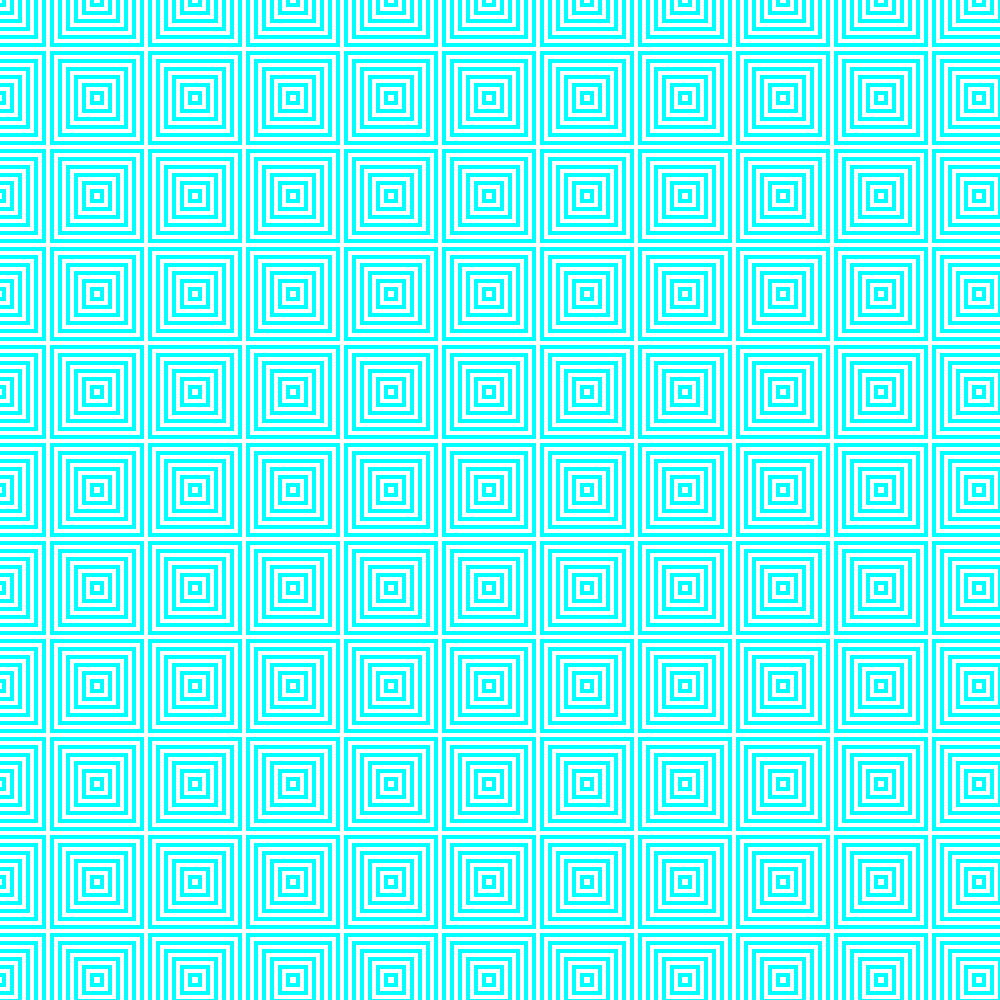
Frame 1 (no input)
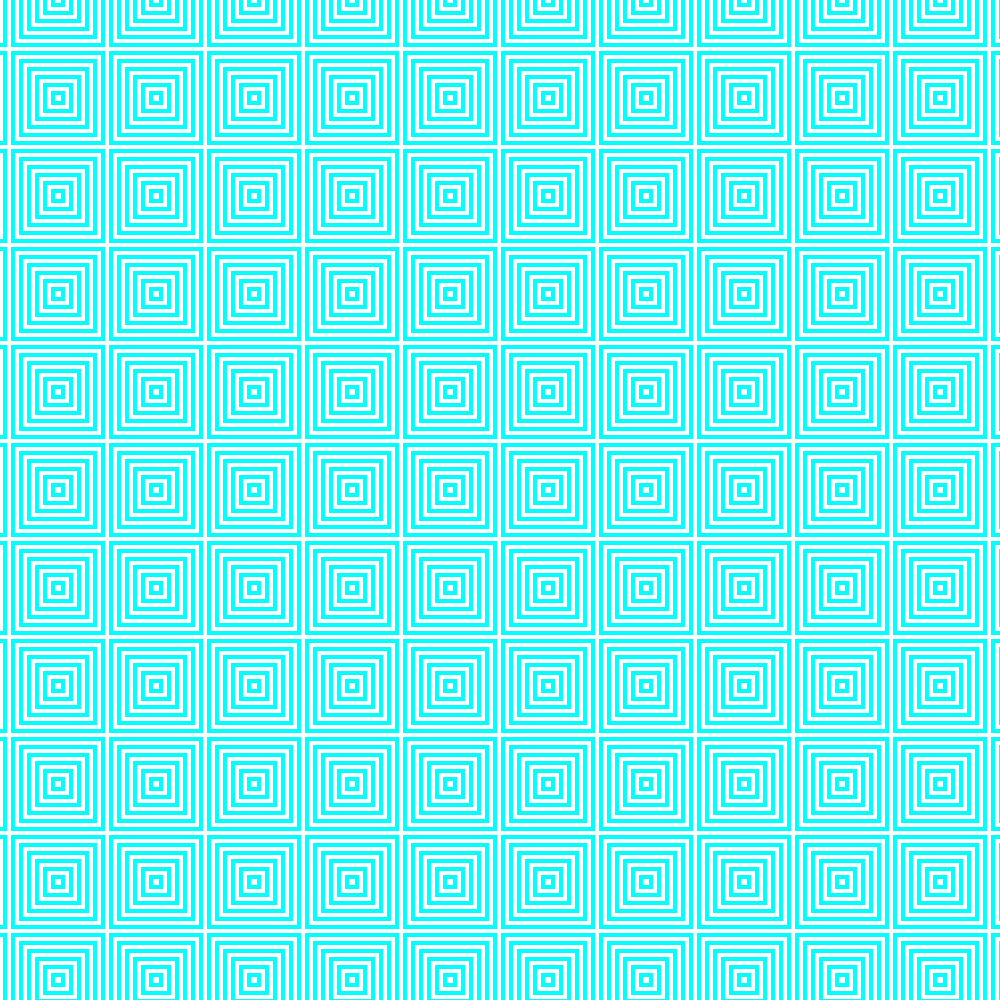
Frame 60 (the mouse pressed at the canvas centre just before this capture)
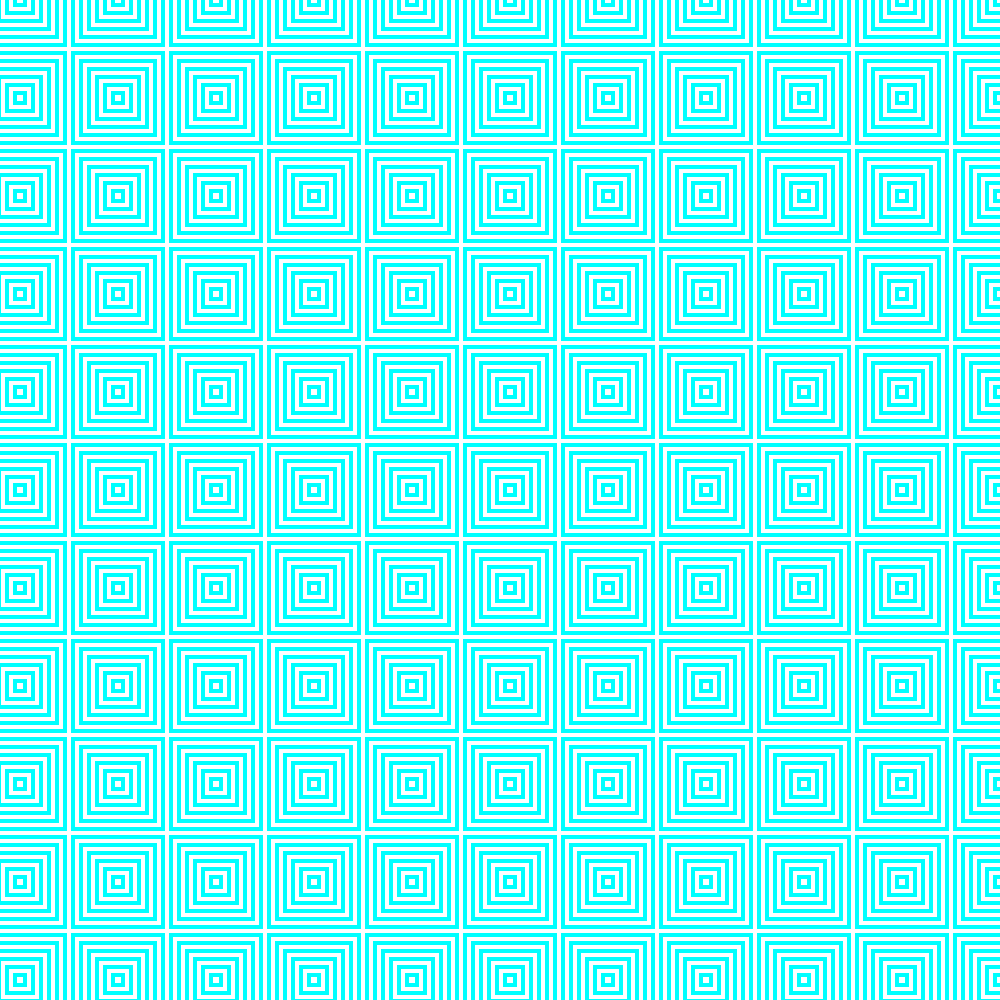
Frame 120 (the mouse held since frame 60 and released just before this capture)

The Processing sketch that drew these frames (run headless with seeded random() and noise(); from frame 60 on, the mouse is pressed at the canvas centre):

// Processing sketch: processing_186505
// ── processing_186505.pde

/*
 Andor Salga
*/
 
void setup() {
  for (int i= 500; i>0; i=i-2) {
 
  ellipse(300, 300, i, i);
  stroke((1/2)+(mouseX/3),255,255);

}


  size(1000, 1000);
  noSmooth();
  strokeWeight(4);
  noFill();
  rectMode(CENTER);
  colorMode(HSB);
}
 
void draw() {
  background(255);

  for (int x = -100; x < width; x += 98  ) {
    for (int y = 0; y < height; y += 98) {
      pushMatrix();
      translate(x + frameCount % 98, y);
 
      for (int i = 10; i < 100; i += 16) {
        rect(0, 0, i, i);
      }
 
      popMatrix();
    }
  }
}
